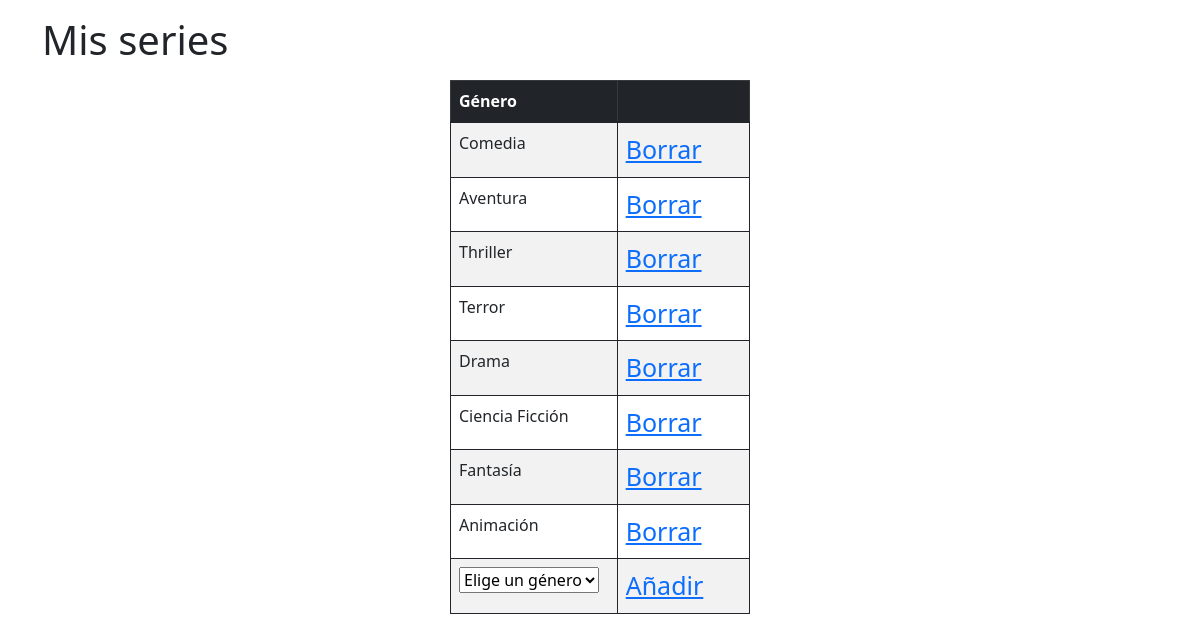
/gestGenero.php, run on the app's committed database.
### tables this page shows
CREATE TABLE `genero` (
  `idg` int(11) NOT NULL,
  `genero` varchar(100) NOT NULL
);

### Controllers/conGenero.php (called while the page is built)
<?php
  require_once("Models/Modelo.php");
  $genero = new Modelo();
  $generos = $genero->getGeneros();
  require_once("Views/viGenero.php");
?>

### gestGenero.php (called while the page is built)
<?php
  require_once("Controllers/conGenero.php");
?>

### Models/Modelo.php (called while the page is built, shortened)
<?php
  class Modelo {
    private $con;
    public function __construct() {
      $this->con = new mysqli('localhost', 'root' , '', 'misseries');
    }
    public function getGeneros() {
      $query = $this->con->query("SELECT genero FROM genero");
      while ($row = $query->fetch_array()) {
        $generos[] = $row;
      }
      return $generos;
    }
  }
?>

### Views/viGenero.php (the view, shortened to what this page needs)
<!DOCTYPE html>
<html lang="en">
<head>
  <link href="estilos.css" rel="stylesheet">
  <link href="https://cdn.jsdelivr.net/npm/bootstrap@5.1.3/dist/css/bootstrap.min.css" rel="stylesheet">
  <link href="https://cdn.jsdelivr.net/npm/@fortawesome/fontawesome-free@5.15.4/css/fontawesome.min.css" rel="stylesheet">
</head>
<body>
  <header class="container my-3">
    <h1>Mis series</h1>
  </header>
  <table class="container table table-striped table-responsive table-bordered border-dark mt-3 w-25">
    <thead class="table-dark">
      <tr>
        <th>Género</th>
        <th></th>
      </tr>
    </thead>
    <tbody>
      <?php
        foreach ($generos as $genero) {
      ?>
      <tr>
        <td><?php echo $genero["genero"] ?></td>
        <td>
          <a href="delGenero.php?gen=<?php echo $genero["genero"] ?>">Borrar</a>
        </td>
      </tr>
      <?php
        }
      ?>
      <tr>
        <td>
          <select>
            <option>Elige un género</option>
          </select>
        </td>
        <td>
          <a href="addGenero.php">Añadir</a>
        </td>
      </tr>
    </tbody>
  </table>
</body>
</html>

### estilos.css (style rules this page uses)
tbody { column-count: 2; }
a { margin-right: 30px; font-size: 25px; }

### data on the page
genero: genero "Comedia"
genero: genero "Aventura"
genero: genero "Thriller"
genero: genero "Terror"
genero: genero "Drama"
genero: genero "Ciencia Ficción"
genero: genero "Fantasía"
genero: genero "Animación"
